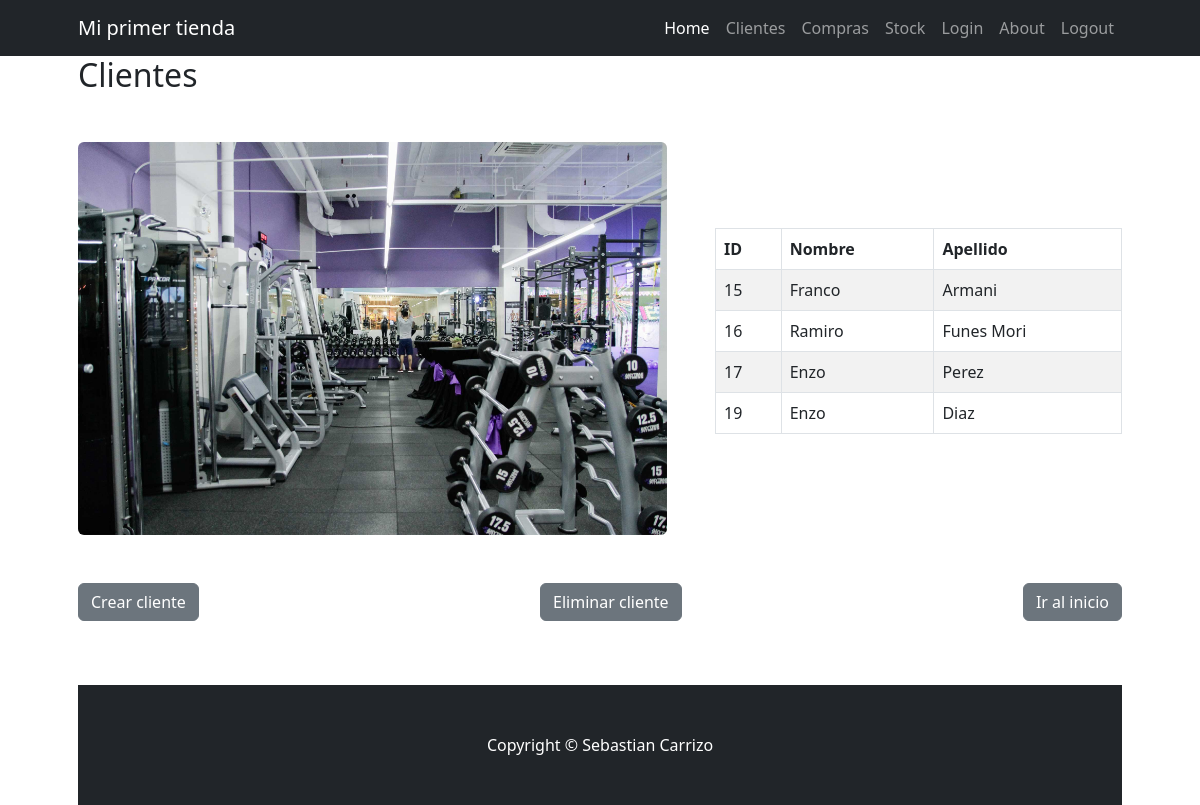
Before: /cliente/ with the older database file.
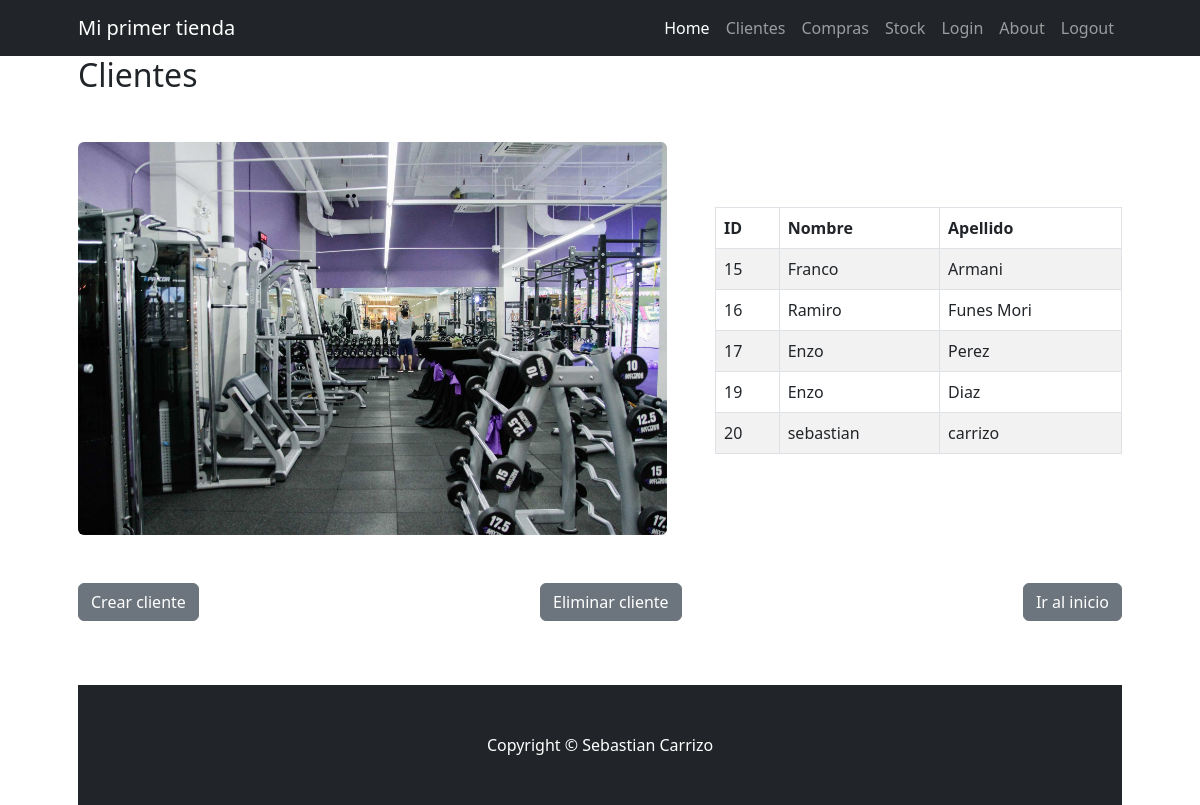
After: the same page with the newer database file.
### cliente/models.py (models this page shows, shortened)
class Cliente(models.Model):
    nombre = models.CharField(max_length=100)
    apellido = models.CharField(max_length=100)

### cliente/views.py (the view)
# urls.py: path("", views.index, name="index"),
def index(request):
    clientes = Cliente.objects.all()
    return render(request, "cliente/index.html", {"clientes": clientes})

### cliente/templates/cliente/index.html
{% extends "home/base.html" %}
{% load static %}
{% block title %}
    <h2>Clientes</h2>
{% endblock title %}
{% block content %}
    <div class="row gx-4 gx-lg-5 align-items-center my-5">
        <div class="col-lg-7">
            <img class="img-fluid rounded mb-4 mb-lg-0"
                 src=" {% static 'home/img/equipamiento.jpeg' %}" />
        </div>
        <div class="col-lg-5">
            <table class="table table-striped table-bordered">
                <thead>
                    <tr>
                        <th>ID</th>
                        <th>Nombre</th>
                        <th>Apellido</th>
                    </tr>
                </thead>
                <tbody>
                    {% for cliente in clientes %}
                        <tr>
                            <td>{{ cliente.id }}</td>
                            <td>{{ cliente.nombre }}</td>
                            <td>{{ cliente.apellido }}</td>
                        </tr>
                    {% empty %}
                        <tr>
                            <td colspan="3">No se encontraron resultados.</td>
                        </tr>
                    {% endfor %}
                </tbody>
            </table>
        </div>
        <div class="btn-group d-flex justify-content-between mt-5">
            <p>
                <a class="btn btn-secondary" href="{% url 'cliente:crear' %}">Crear cliente</a>
            </p>
            <p>
                <a class="btn btn-secondary" href="{% url 'cliente:eliminar_cliente' %}">Eliminar cliente</a>
            </p>
            <p>
                <a class="btn btn-secondary" href="{% url 'home:index' %}">Ir al inicio</a>
            </p>
        </div>
    </div>
{% endblock content %}

Changed rows visible on the page:
added Cliente: id "20", nombre "sebastian", apellido "carrizo"
